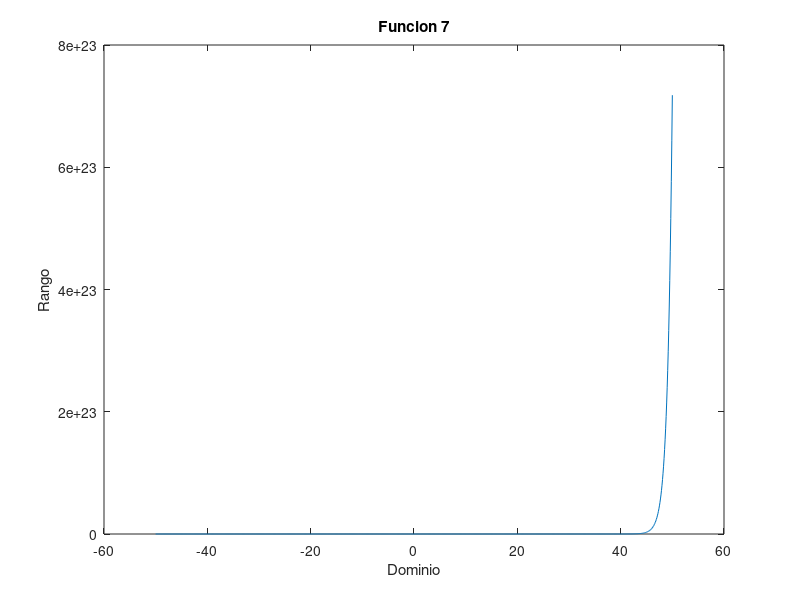

MATLAB code to generate this figure:
%Octave script
% Title               :Funciones Trascendentes
% Description         :script de funciones trigonometricas, logaritmicas y exponenciales
% Author              :Francelly Desiree Colon Sandoval 
% Date                :20211123   
% Version             :1
% Usage               :octave> /path/Funcion7

clear
x = -50:0.1:50;

% Funcion 
fx = ((3) .^ x);

% Plotear funcion 
plot( x , fx ); 
title ("Funcion 7")
xlabel (["Dominio"])
ylabel (["Rango"])

disp ("Tipo de Funcion: Inyectiva, muestar un solo punto de la imagen con uno del dominio ")
